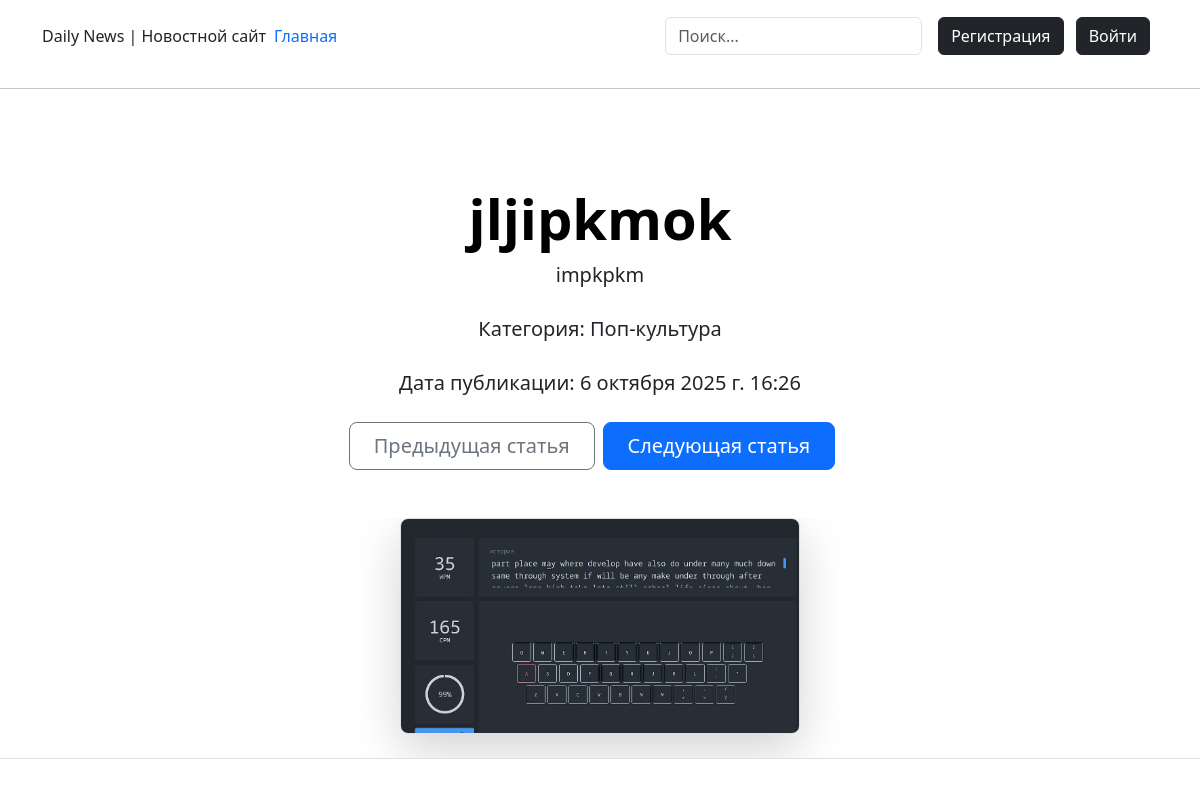
The app's page /news/9 with its own data.
### newsapp/models.py (models this page shows)
class News(models.Model):
    news_title = models.CharField(max_length=128)
    main_text = models.TextField()
    news_category = models.ForeignKey(NewsCategory, on_delete=models.CASCADE)
    added_date = models.DateTimeField(auto_now_add=True)
    news_image = models.ImageField(upload_to="news/", blank=True, null=True)
    def __str__(self):
        return self.news_title
    class Meta:
        verbose_name_plural = 'Новости'

class NewsCategory(models.Model):
    category_name = models.CharField(max_length=32)
    added_date = models.DateTimeField(auto_now_add=True)
    def __str__(self):
        return self.category_name
    class Meta:
        verbose_name_plural = 'Категории новостей'

### newsapp/views.py (the view)
# urls.py: path('news/<int:pk>', views.news_page),
def news_page(request, pk):
    news = News.objects.get(id=pk)
    context = {
        'news': news
    }
    return render(request, 'news.html', context)

### newsapp/templates/news.html (shortened to what this page needs)
<!DOCTYPE html>
<html lang="ru">
<link rel="stylesheet" href="https://cdn.jsdelivr.net/npm/bootstrap@5.3.3/dist/css/bootstrap.min.css">
<head>
</head>
<body>
<header class="p-3">
    <div class="container">
        <div class="d-flex flex-wrap align-items-center justify-content-center justify-content-lg-start">
            <span>Daily News | Новостной сайт</span>
            <ul class="nav col-12 col-lg-auto me-lg-auto mb-2 justify-content-center mb-md-0">
                <li><a href="/" class="nav-link px-2 text-primary">Главная</a></li>
            </ul>
            <form action="/search" method="post" class="col-12 col-lg-auto mb-3 mb-lg-0 me-lg-3" role="search">
                <input name="search_news" type="search" class="form-control" placeholder="Поиск..." aria-label="Search">
            </form>
            {% if user.is_authenticated %}
            <div class="text-end">
                <a href="/logout"><button type="button" class="btn btn-dark me-2">Выйти</button></a>
            </div>
            {% else %}
            <div class="text-end">
                <a href="/register"><button type="button" class="btn btn-dark me-2">Регистрация</button></a>
                <a href="{% url 'login' %}"><button type="button" class="btn btn-dark me-2">Войти</button></a>
            </div>
            {% endif %}
        </div>
    </div>
</header>
<hr>
<div class="px-4 pt-5 my-5 text-center border-bottom">
    <h1 class="display-4 fw-bold text-body-emphasis">{{ news }}</h1>
    <div class="col-lg-6 mx-auto">
        <p class="lead mb-4">{{ news.main_text }}</p>
        <p class="lead mb-4">Категория: <a href="/category/{{ news.news_category.id }}"></a>{{ news.news_category }}</p>
        <p class="lead mb-4">Дата публикации: {{ news.added_date }}</p>
        <div class="d-grid gap-2 d-sm-flex justify-content-sm-center mb-5">
            <button type="button" class="btn btn-outline-secondary btn-lg px-4">Предыдущая статья</button>
            <button type="button" class="btn btn-primary btn-lg px-4 me-sm-3">Следующая статья</button>
        </div>
    </div>
    <div class="overflow-hidden" style="max-height: 30vh;">
        <div class="container px-5"><img src="{{ news.news_image.url }}" class="img-fluid border rounded-3 shadow-lg mb-4"
                                         alt="" width="400" height="500" loading="lazy"></div>
    </div>
</div>
</body>
</html>

### records on screen
News: news_title "jljipkmok", main_text "impkpkm", news_category "Поп-культура", added_date "6 октября 2025 г. 16:26", news_image (picture)
